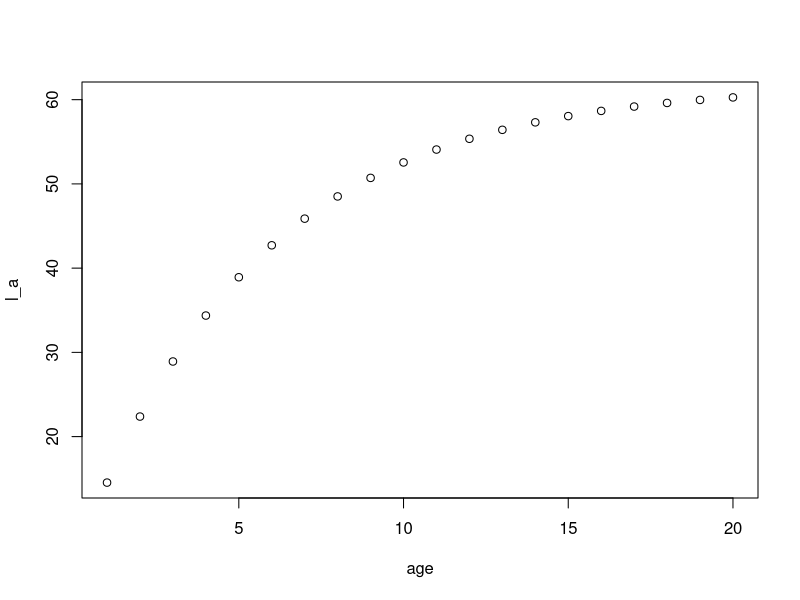
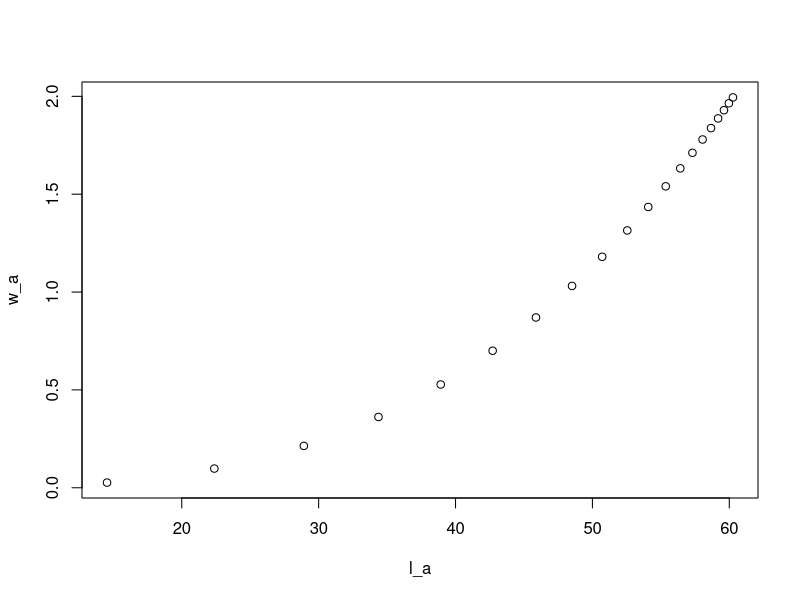
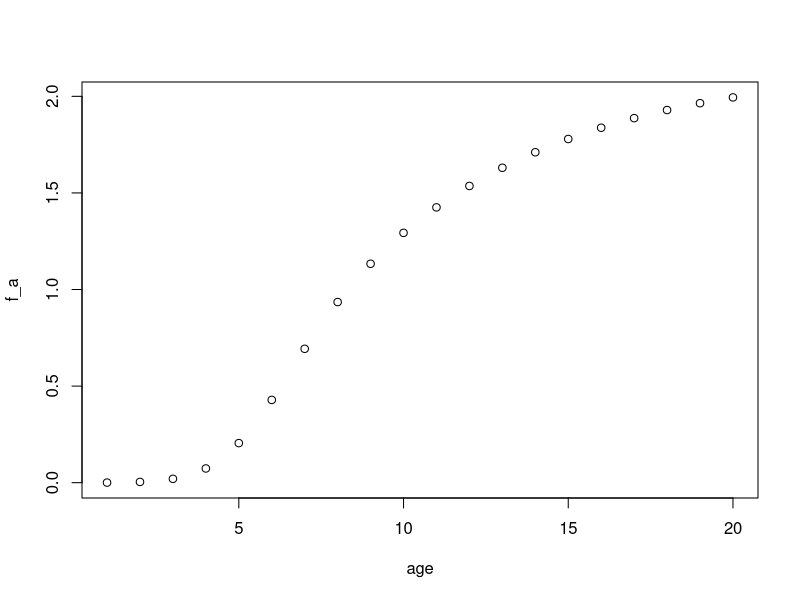
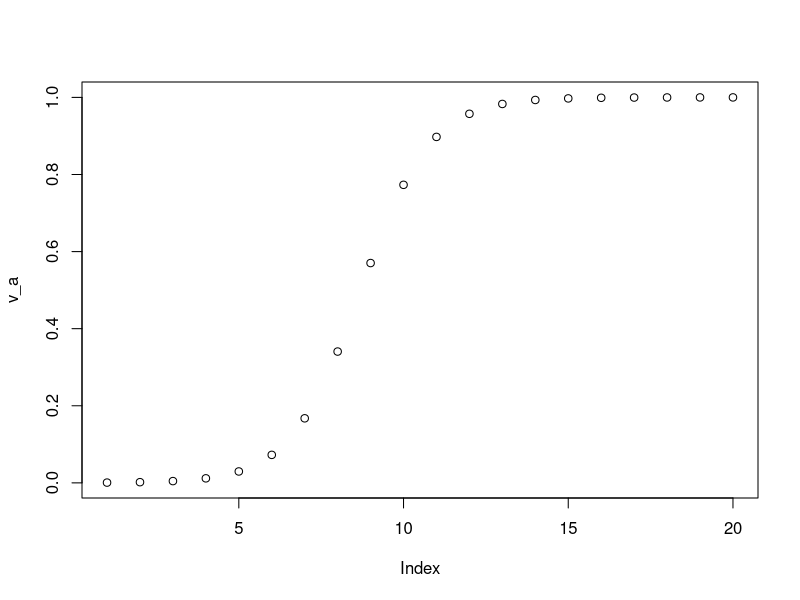
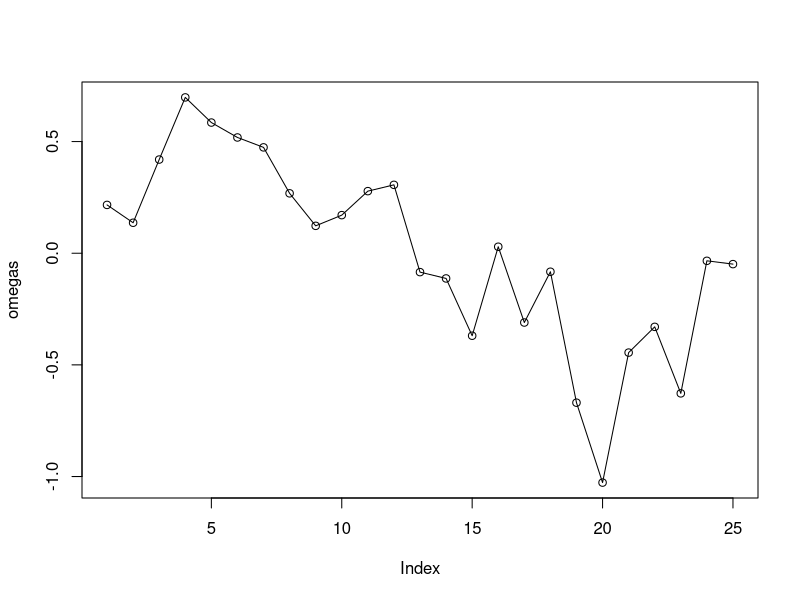
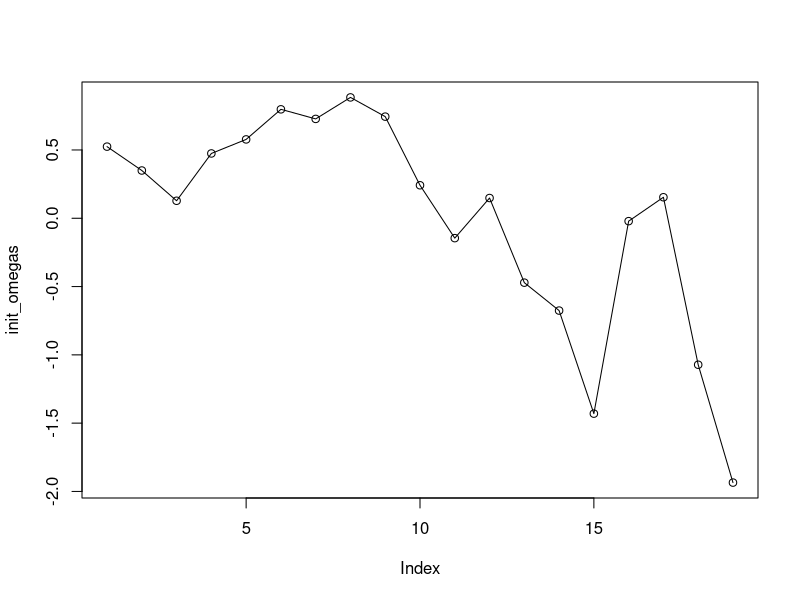
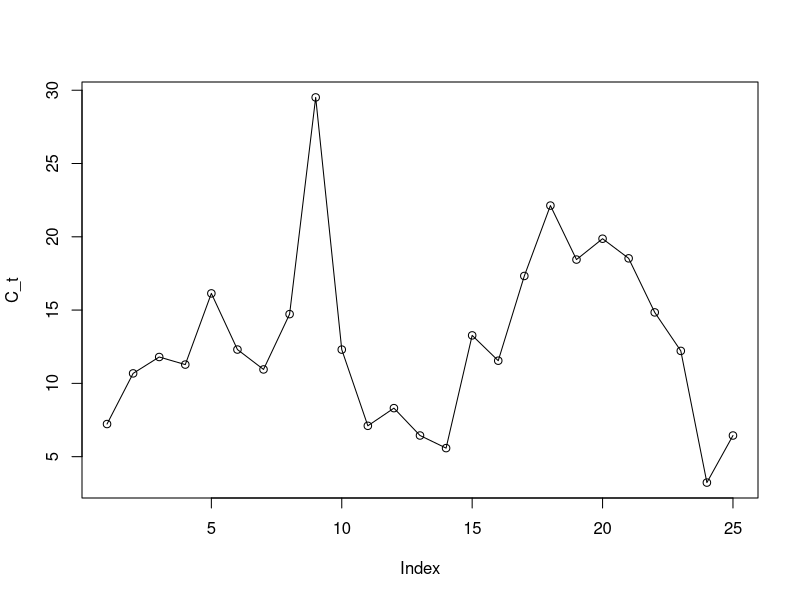
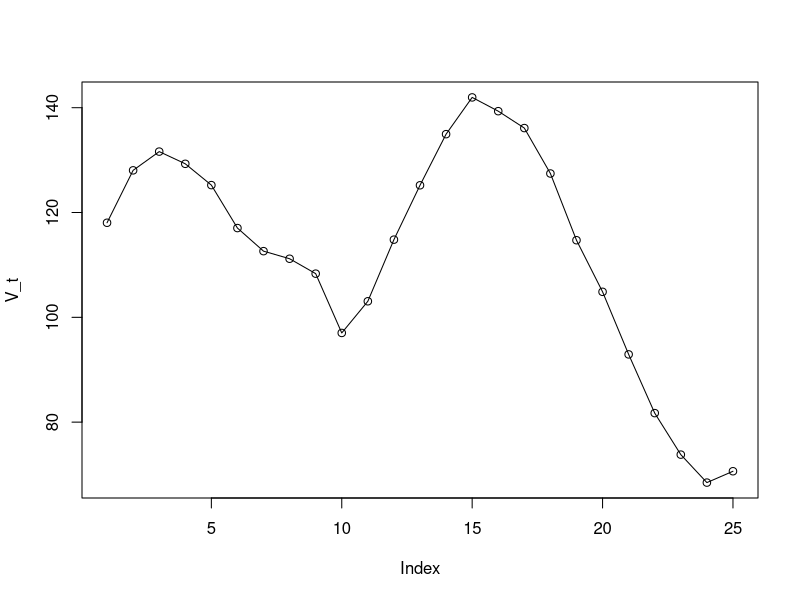

The R source for these figures, in order:
N_t <- length(seq(1997, 2021))
N_a <- 20
N_t_real <- N_t

projected_N <- 0
N_t <- N_t + projected_N

M <- 0.2
lw_a <- 0.0000076
lw_b <- 3.0515274

lw_a <- exp(-11.77)
lw_b <- 3.04
k <- 0.1815
t0 <- -0.4789
linf <- 61.77

age50 <- 5.56
sd50 <- 0.91

age <- 1:N_a

l_a <- linf * (1 - exp(-k * (age - t0))) # G17
plot(age, l_a)

w_a <- lw_a * l_a^lw_b # G18
plot(l_a, w_a)

mat_a <- plogis(age, 5.5, 1/0.91) # FIXME 'scale'
f_a <- w_a * mat_a
plot(age, f_a)

projected_F_fr <- rep(.34, projected_N)
projected_F_sh <- rep(.05, projected_N)

projected_F_fr <- rep(0, projected_N)
projected_F_sh <- rep(0, projected_N)

freezer <- c(
  0.000000000000774678, 0.000000000000723788, 0.0000000000008278765,
  0.001336905, 0.00039389, 0.000669733, 0.0002219715, 0.000005693365,
  0.0245305, 0.05421945, 0.0171112, 0.0286268, 0.00002605795, 0.002070115,
  0.0376067, 0.0415481, 0.09910165, 0.1635095, 0.1490125, 0.1706155,
  0.175452, 0.1784755, 0.1530835, 0.02461195, 0.06330635
)
freezer <- c(freezer, projected_F_fr)

shoreside <- c(
  0.0691955, 0.095285, 0.102809, 0.0987223, 0.1504135, 0.1209875,
  0.1117555, 0.15482, 0.31474, 0.092989, 0.0609828, 0.05350525,
  0.05793275, 0.044355, 0.06985625, 0.05331015, 0.0497313, 0.0440276,
  0.04182915, 0.05743625, 0.06577925, 0.0391806, 0.04350635, 0.02848705,
  0.0414128
)
shoreside <- c(shoreside, projected_F_sh)

F_both <- freezer + shoreside
F_ta <- matrix(nrow = N_t, ncol = N_a)
for (a in 1:N_a) {
  F_ta[, a] <- F_both
}

# Table 6 freezer trawlers female selectivity
a_hat <- 7.97
gamma_hat <- 1.02

# shoreside
a_hat <- 8.7
gamma_hat <- 1.06
v_a <- 1 / (1 + exp(-(age - a_hat) / gamma_hat))
plot(v_a)

Z_ta <- matrix(nrow = N_t, ncol = N_a)
for (t in 1:N_t) {
  for (a in 1:N_a) {
    Z_ta[t, a] <- M + F_ta[t, a] * v_a[a]
  }
}

R_init <- 63.1 # table 6
R_bar <- 85.6 # table 6
N_ta <- matrix(nrow = N_t, ncol = N_a)

omegas <- c(
  0.2163865, 0.1364665, 0.4195205, 0.697793, 0.585176, 0.5183845,
  0.474046, 0.268234, 0.1226545, 0.170575, 0.2780495, 0.3062655,
  -0.0846347, -0.1129565, -0.369483, 0.02906495, -0.310351, -0.0828904,
  -0.669309, -1.02718, -0.44503, -0.32971, -0.6275755, -0.0339801,
  -0.0487646
)
omegas_proj <- rep(0, projected_N)
omegas <- c(omegas, omegas_proj)
plot(omegas, type = "o")

N_ta <- matrix(nrow = N_t, ncol = N_a)
SSB_ta <- matrix(nrow = N_t, ncol = N_a)

init_omegas <- c(
  0.524497,0.34968,0.128145,0.474558,0.577389,0.797567,0.727452,
  0.884873,0.744107,0.241596,-0.145522,0.148283,-0.471437,-0.675812,-1.43043,
  -0.0210956,0.153862,-1.07244,-1.93528
)
plot(init_omegas, type = "o")

# initialize numbers at age and SSB in first time step
ii <- 0
for (t in 1) {
  for (a in 1:N_a) {
    if (a == 1) {
      N_ta[t, a] <- R_init * exp(omegas[1])
    } else {
      ii <- ii + 1
      .dev <- if (t - a + 20 < 1) 0 else init_omegas[ii]
      N_ta[t, a] <- R_init * exp(.dev) * exp(-M)^(a - 1)
    }
    SSB_ta[t, a] <- N_ta[t, a] * f_a[a]
  }
}

# initialize recruits for all years
N_ta[, 1] <- R_bar * exp(omegas)
for (t in 2:N_t) {
  for (a in 1) {
    N_ta[t, a] <- R_bar * exp(omegas[t]) * exp(-M)^(a - 1)
  }
}

# fill in rest of numbers at age
for (t in 2:N_t) {
  for (a in 2:N_a) {
    if (t <= N_t_real) {
      N_ta[t, a] <- N_ta[t - 1, a - 1] * exp(-Z_ta[t - 1, a - 1])
    } else {
      # .F <- get_baranov_F(15, N0 = )
      N_ta[t, a] <- N_ta[t - 1, a - 1] * exp(-Z_ta[t - 1, a - 1])
    }
  }
}

# calculate SSB
SSB_ta <- matrix(nrow = N_t, ncol = N_a)
for (t in 1:N_t) {
  for (a in 1:N_a) {
    SSB_ta[t, a] <- N_ta[t, a] * f_a[a]
  }
}
SSB_t <- apply(SSB_ta, 1, sum)

# calculate catch
C_ta <- matrix(nrow = N_t, ncol = N_a)
for (t in 1:N_t) {
  for (a in 1:N_a) {
    C_ta[t, a] <- (N_ta[t, a] * w_a[a] * F_ta[t, a] *
        v_a[a] * (1 - exp(-Z_ta[t, a]))) / Z_ta[t, a]
  }
}
C_t <- apply(C_ta, 1, sum)
plot(C_t, type = "o")

# calculate vulnerable biomass
V_ta <- matrix(nrow = N_t, ncol = N_a)
lambda <- 0
for (t in 1:N_t) {
  for (a in 1:N_a) {
    V_ta[t, a] <- N_ta[t, a] *
      exp(-lambda * Z_ta[t, a]) * v_a[a] * w_a[a]
  }
}
V_t <- apply(V_ta, 1, sum)
plot(V_t, type = "o")

# calculate total biomass
B_ta <- matrix(nrow = N_t, ncol = N_a)
for (t in 1:N_t) {
  for (a in 1:N_a) {
    B_ta[t, a] <- N_ta[t, a] * w_a[a]
  }
}
B_t <- apply(B_ta, 1, sum)

# plot
cols <- RColorBrewer::brewer.pal(4, "Dark2")

plot(1:N_t, SSB_t,
  type = "l", ylab = "T", xlab = "Year",
  ylim = c(0, max(B_t)), col = cols[1]
)
lines(1:N_t, V_t, col = cols[2], lty = 1)
lines(1:N_t, C_t, col = cols[3], lty = 2)
lines(1:N_t, B_t, col = cols[4], lty = 1)
legend("bottomleft",
  legend = c("SSB", "VB", "Catch", "B"),
  lty = c(1, 1, 1, 1), col = cols
)
abline(v = N_t_real, lty = 2)
